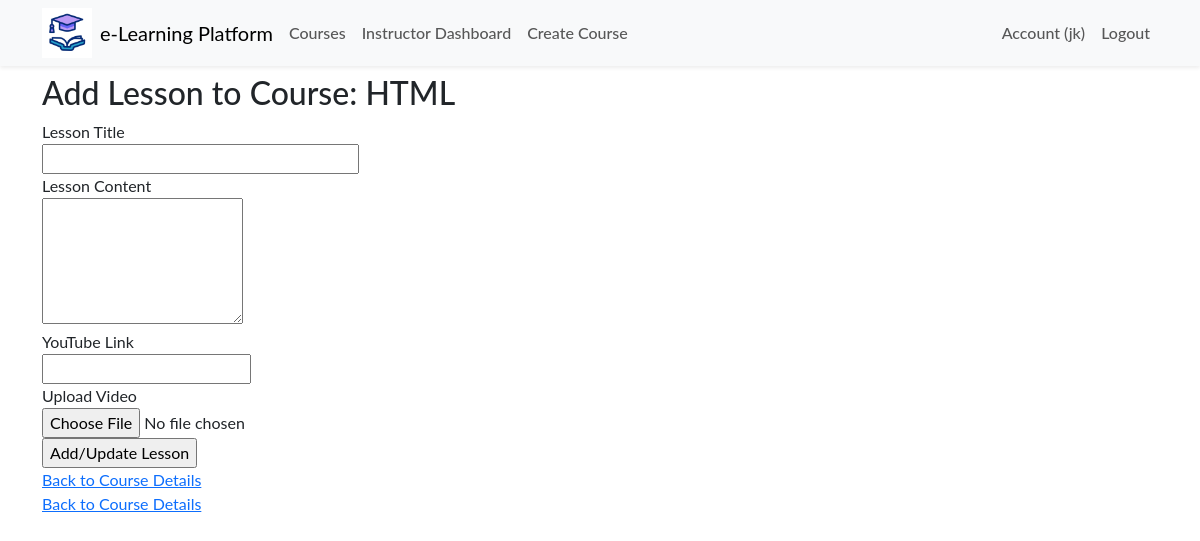
The app's page /courses/1/lessons (signed in), older data.
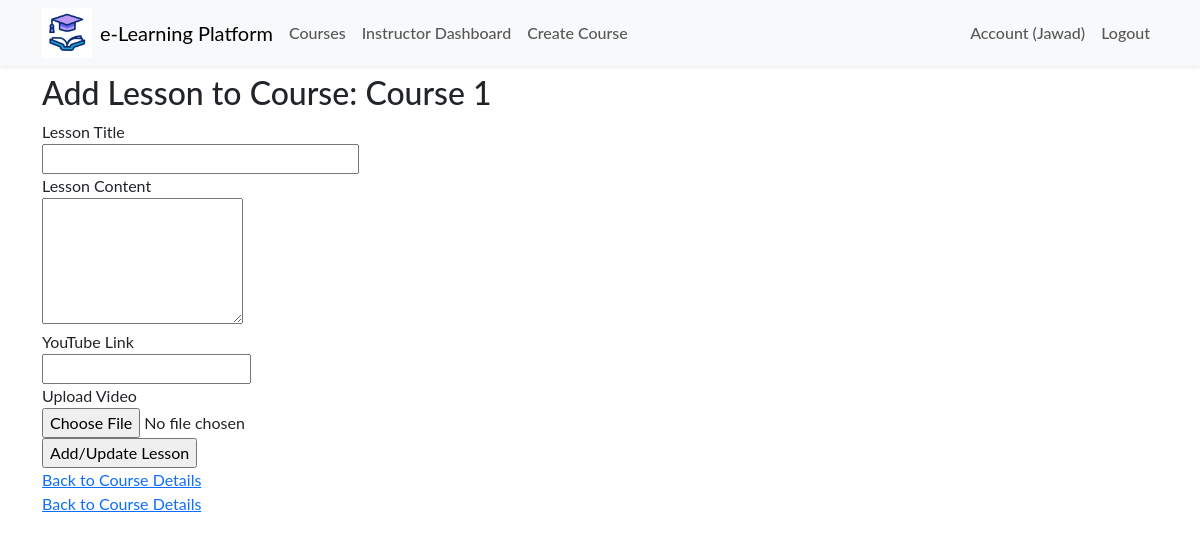
The same page, newer data.
### app/models.py (models this page shows, shortened)
class User(db.Model, UserMixin):
    id = db.Column(db.Integer, primary_key=True)
    name = db.Column(db.String(50), nullable=False)
    email = db.Column(db.String(120), unique=True, nullable=False)
    role = db.Column(db.String(10))  # 'student' or 'instructor'
    password_hash = db.Column(db.String(128), nullable=False)
    created_at = db.Column(db.DateTime, default=datetime.utcnow)

class Course(db.Model):
    id = db.Column(db.Integer, primary_key=True)
    title = db.Column(db.String(100), nullable=False)
    description = db.Column(db.Text, nullable=False)
    courseImage =db.Column(db.String(50), nullable=False, default='default.jpg')
    price = db.Column(db.Float, nullable=False)
    teacher_id = db.Column(db.Integer, db.ForeignKey('user.id'), nullable=False)
    created_at = db.Column(db.DateTime, default=datetime.utcnow)
    instructor = db.relationship('User', backref='courses', lazy=True)
    lessons = db.relationship('Lesson', back_populates='course', lazy=True)  # Change backref to back_populates
    category_id = db.Column(db.Integer, db.ForeignKey('category.id'), nullable=False)
    category = db.relationship('Category', backref='courses', lazy=True)

### app/routes/course.py (the view, shortened to what this page needs)
@bp.route('/<int:course_id>/lessons', methods=['GET', 'POST'])
@login_required
def add_lesson(course_id):
    if current_user.role != 'instructor':
        flash('Only instructors can add lessons.', 'danger')
        return redirect(url_for('main.index'))
    course = Course.query.get_or_404(course_id)
    if course.teacher_id != current_user.id:
        flash('You do not have permission to add lessons to this course.', 'danger')
        return redirect(url_for('course.instructor_dashboard'))
    form = LessonForm()
    return render_template('add_lesson.html', form=form, course=course)

### app/routes/course.py
class LessonForm(FlaskForm):
    title = StringField('Lesson Title', validators=[DataRequired()])
    content = TextAreaField('Lesson Content', validators=[DataRequired()])
    youtube_link = StringField('YouTube Link')  # New YouTube Link field
    video_file = FileField('Upload Video', validators=[FileAllowed(['mp4', 'mov', 'avi'], 'Video files only!')])  # New File upload field
    submit = SubmitField('Add/Update Lesson')

### app/__init__.py (called while the page is built)
def create_app(config_class='config.Config'):
    app = Flask(__name__)
    app.config.from_object(config_class)
    db.init_app(app)
    migrate.init_app(app, db)
    login_manager.init_app(app)
    login_manager.login_view = 'auth.login'
    mail.init_app(app)
    from .models import User
    @login_manager.user_loader
    def load_user(user_id):
        return User.query.get(int(user_id))
    from .routes.main import bp as main_bp
    from .routes.auth import bp as auth_bp
    from .routes.course import bp as course_bp
    app.register_blueprint(main_bp)
    app.register_blueprint(auth_bp)
    app.register_blueprint(course_bp)
    return app

### app/templates/add_lesson.html (shortened to what this page needs)
{% extends 'layout.html' %}
{% block content %}
<h2>Add Lesson to Course: {{ course.title }}</h2>
<form method="POST" enctype="multipart/form-data">
    <div>
        {{ form.title.label }}<br>
        {{ form.title(size=32) }}
    </div>
    <div>
        {{ form.content.label }}<br>
        {{ form.content(rows=5) }}
    </div>
    <div>
        <label for="youtube_link">YouTube Link</label><br>
        <input type="text" name="youtube_link" id="youtube_link" value="{{ youtube_link or '' }}">
    </div>
    <div>
        {{ form.video_file.label }}<br>
        {{ form.video_file() }}
    </div>
    <div>
        {{ form.submit() }}
    </div>
    <a href="{{ url_for('course.course_details', course_id=course.id) }}">Back to Course Details</a>
</form>
<a href="{{ url_for('course.course_details', course_id=course.id) }}">Back to Course Details</a>
{% endblock %}

### app/templates/layout.html (shortened to what this page needs)
<!DOCTYPE html>
<html lang="en">
  <head>
    <link href="https://cdn.jsdelivr.net/npm/bootstrap@5.3.3/dist/css/bootstrap.min.css" rel="stylesheet" />
    <link rel="stylesheet" href="{{ url_for('static', filename='css/main.css') }}" />
  </head>
  <body>
    <nav class="navbar navbar-expand-lg navbar-light bg-light shadow-sm sticky-top">
      <div class="container">
        <img width="50px" src="{{ url_for('static', filename='/img/icone.gif') }}" alt="">
        <a class="navbar-brand mx-2" href="{{ url_for('main.index') }}">e-Learning Platform</a>
        <div class="collapse navbar-collapse" id="navbarNav">
          <ul class="navbar-nav me-auto mb-2 mb-lg-0">
            <li class="nav-item">
              <a class="nav-link" href="{{ url_for('course.list_courses') }}">Courses</a>
            </li>
            {% if current_user.is_authenticated %}
              {% if current_user.role == 'instructor' %}
              <li class="nav-item">
                <a class="nav-link" href="{{ url_for('course.instructor_dashboard') }}">Instructor Dashboard</a>
              </li>
              <li class="nav-item">
                <a class="nav-link" href="{{ url_for('course.create_course') }}">Create Course</a>
              </li>
              {% elif current_user.role == 'student' %}
              <li class="nav-item">
                <a class="nav-link" href="{{ url_for('course.student_dashboard') }}">Student Dashboard</a>
              </li>
              {% endif %}
            {% endif %}
          </ul>
          <ul class="navbar-nav ms-auto">
            {% if current_user.is_authenticated %}
            <li class="nav-item">
              <a class="nav-link" href="{{ url_for('auth.account') }}">Account ({{ current_user.name }})</a>
            </li>
            <li class="nav-item">
              <a class="nav-link" href="{{ url_for('auth.logout') }}">Logout</a>
            </li>
            {% endif %}
          </ul>
        </div>
      </div>
    </nav>
    <div class="container mt-2">{% include 'flash_msg.html' %} {% block content %}{% endblock %}</div>
  </body>
</html>

Row changes from the older to the newer data that the page shows:
changed User: name "jk" → "Jawad"
changed Course: title "HTML" → "Course 1"
